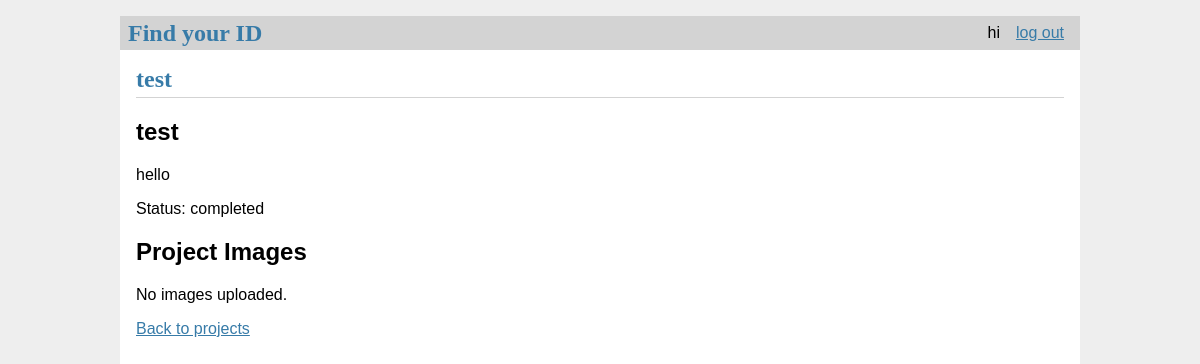
Before: /projects/1 (signed in) with the older database file.
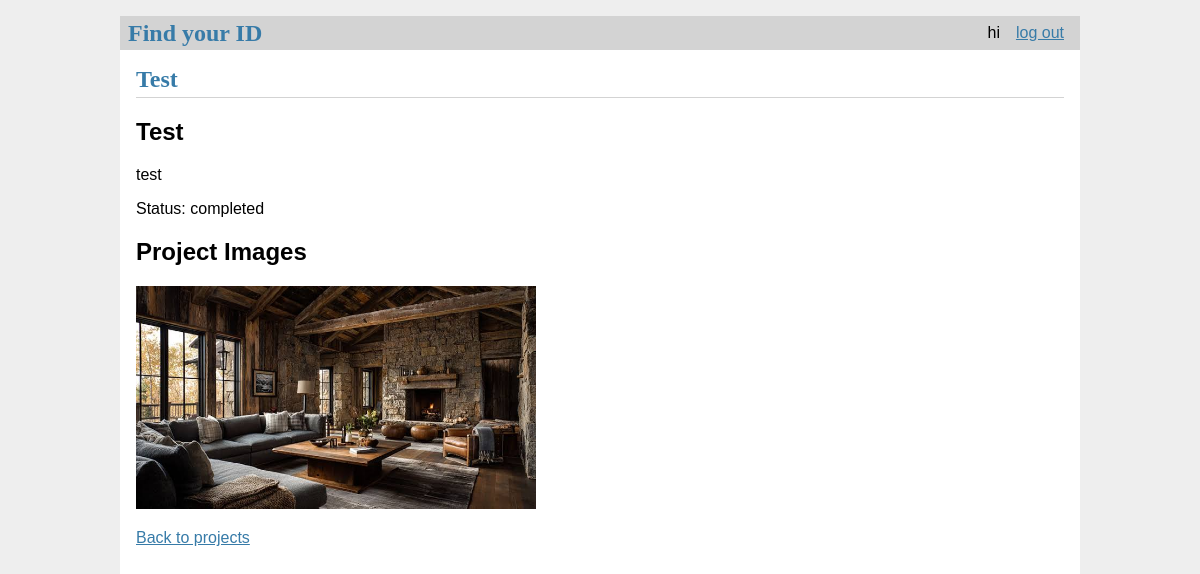
After: the same page with the newer database file.
### tables this page shows
CREATE TABLE idp(
    id integer primary key autoincrement,
    designer_id integer not null,
    title text not null,
    description text,
    propertyType text not null,
    houseType text not null,
    property_subtype_id integer,               -- optional: existing projects have none
    price integer not null check (price >= 0), -- whole dollars (SGD)
    status text not null default 'completed'
        check (status in ('ongoing', 'completed')),
    created timestamp not null default current_timestamp,
    foreign key (designer_id) references designer (userID),
    foreign key (property_subtype_id) references property_subtype (id)
);

CREATE TABLE idp_media(
    mediaID integer primary key autoincrement,
    idp_id integer not null,
    link text not null,        -- random name on disk
    created timestamp not null default current_timestamp,
    foreign key (idp_id) references idp (id) on delete cascade
);

### idfinder/boundaries/home.py (the view)
    @bp.route('/projects/<int:idp_id>')
    def project_detail(idp_id):
        project = IDP.find(idp_id)
        if project is None:
            abort(404)
        images = IDPMedia.find_by_idp(idp_id)
        viewer_id = g.user['id'] if g.user is not None else None
        if viewer_id != project['designer_id']:
            IDPView.record(idp_id, viewer_id)
        return render_template(
            'home/project_detail.html',
            project=project,
            images=images
        )

### idfinder/boundaries/auth.py (called while the page is built)
    @bp.before_app_request
    def load_logged_in_user():
        user_id = session.get('user_id')
        if user_id is None:
            g.user = None
        else:
            g.user = auth_control.get_user(user_id)  # g.user lasts for the length of the request

### idfinder/controller/auth_controller.py (called while the page is built)
    @staticmethod
    def get_user(user_id):
        return Users.get_info(user_id)

### idfinder/db.py (called while the page is built)
def get_db(): #called when app has been created and is handling a request
    if 'db' not in g:
        g.db = sqlite3.connect( #establishes connection to the file pointed by DATABASE in create_app in __init__.py
            current_app.config['DATABASE'],
            detect_types=sqlite3.PARSE_DECLTYPES
        )
        g.db.row_factory = sqlite3.Row #tells the connection to return rows that behave like dicts --> columns can be accessed by name
    return g.db

### idfinder/entities/idp_media.py (called while the page is built)
    @staticmethod
    def find_by_idp(idp_id):
        sql = ('SELECT mediaID, idp_id, link, created'
               ' FROM idp_media WHERE idp_id = ?')
        params = [idp_id]
        sql += ' ORDER BY mediaID'
        return get_db().execute(sql, params).fetchall()

### idfinder/templates/home/project_detail.html (shortened to what this page needs)
{% extends 'base.html' %}
{% block header %}
<h1>{% block title %}{{ project['title'] }}{% endblock %}</h1>
{% endblock %}
{% block content %}
<h2>{{ project['title'] }}</h2>
<p>{{ project['description'] or '' }}</p>
<p>Status: {{ project['status'] }}</p>
<h2>Project Images</h2>
{% for image in images %}
  <img
    src="{{ url_for('static', filename='uploads/' + image['link']) }}"
    alt="{{ image['caption'] or project['title'] }}"
    style="max-width:400px; width:100%; height:auto;"
  >
{% else %}
  <p>No images uploaded.</p>
{% endfor %}
<p>
  <a href="{{ url_for('home.index') }}">Back to projects</a>
</p>
{% endblock %}

Changed rows visible on the page:
changed idp "test": title "test" → "Test"; description "hello" → "test"
added idp_media: link (picture)
Other visible differences:
text no longer shown: "No images uploaded."
